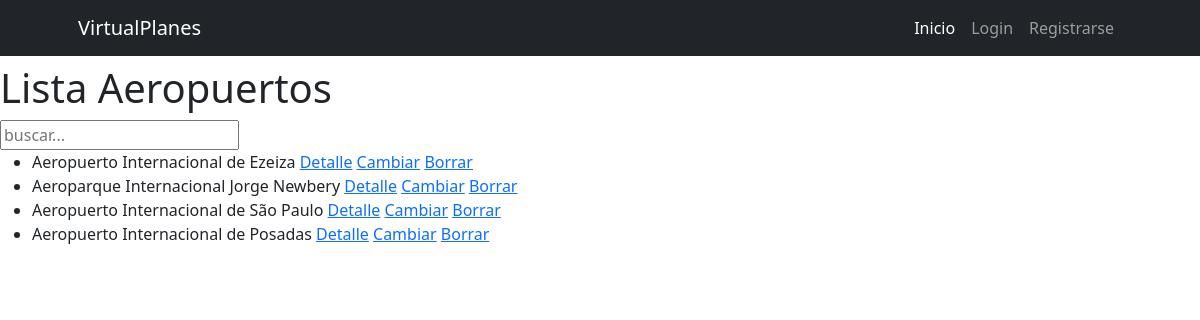
Page /avion/avion/aeropuertos_list on the earlier database version.
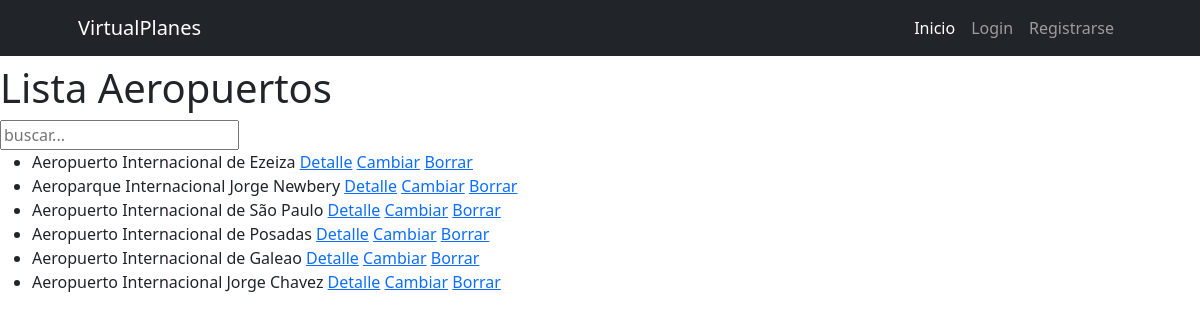
Same page on the later database version.
### avion/models.py (models this page shows, shortened)
class Aeropuerto(models.Model):
    nombre=models.CharField(max_length=40)
    pais_origen=models.CharField(max_length=40)

### avion/views.py (the view)
# urls.py: path("avion/aeropuertos_list",Aeropuertos_list.as_view(),name="aeropuertos_list"),
class Aeropuertos_list(ListView):
    model=Aeropuerto
    context_object_name="aeropuertos"
    template_name="avion/aeropuertos_list.html"
    def get_queryset(self) -> QuerySet[Any]:
        if self.request.GET.get("busqueda"):
            busqueda=self.request.GET.get("busqueda")
            consulta=Aeropuerto.objects.filter(nombre__icontains=busqueda)
        else:
            consulta=Aeropuerto.objects.all()
        return consulta

### avion/templates/avion/aeropuertos_list.html (shortened to what this page needs)
{% extends "core/base.html" %}
{%  block content %}
    <h1>Lista Aeropuertos</h1>
    <form action="{% url "avion:aeropuertos_list" %}" method="get">
        <input type="text" name="busqueda" placeholder="buscar...">
    </form>
    <ul>
    {% for aeropuerto in aeropuertos %}
    <li>{{aeropuerto.nombre}}
        <a href="{% url "avion:aeropuerto_detail" aeropuerto.id %}">Detalle</a>
        <a href="{% url "avion:aeropuerto_update" aeropuerto.id %}">Cambiar</a>
        <a href="{% url "avion:aeropuerto_delete" aeropuerto.id %}">Borrar</a>
    </li>
    {% endfor %}
    </ul>
    {% endblock content %}

Differences in the rows shown:
added Aeropuerto: nombre "Aeropuerto Internacional de Galeao"
added Aeropuerto: nombre "Aeropuerto Internacional Jorge Chavez"
